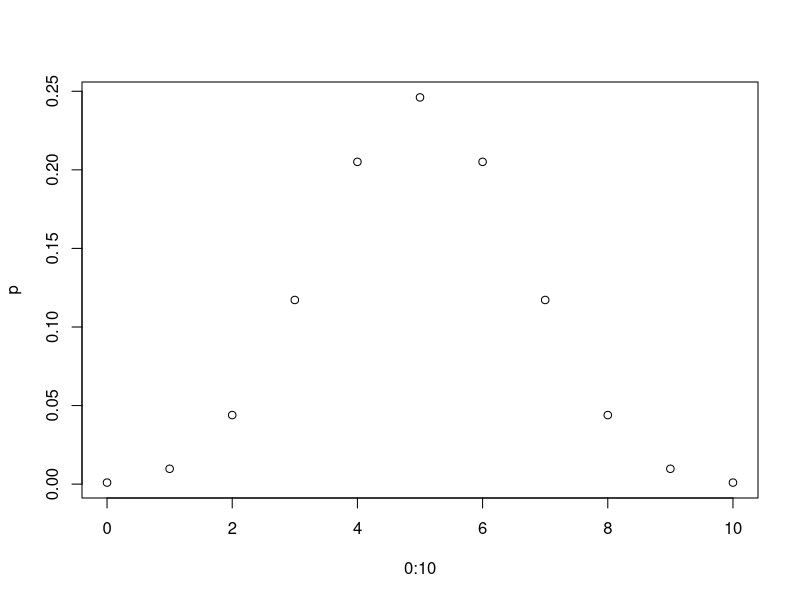
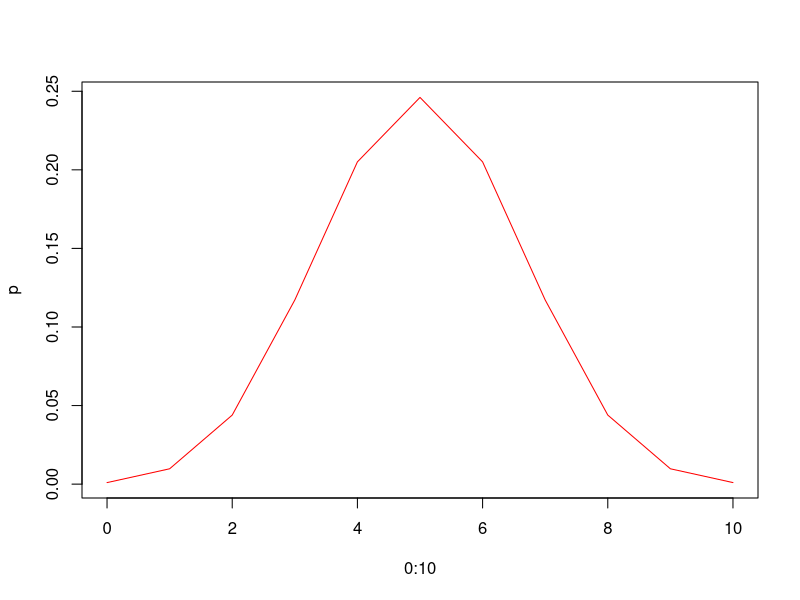
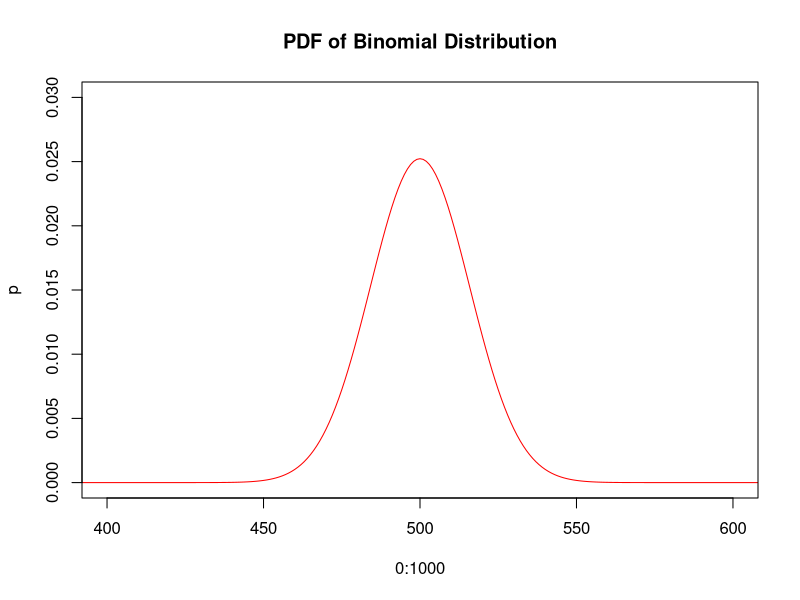
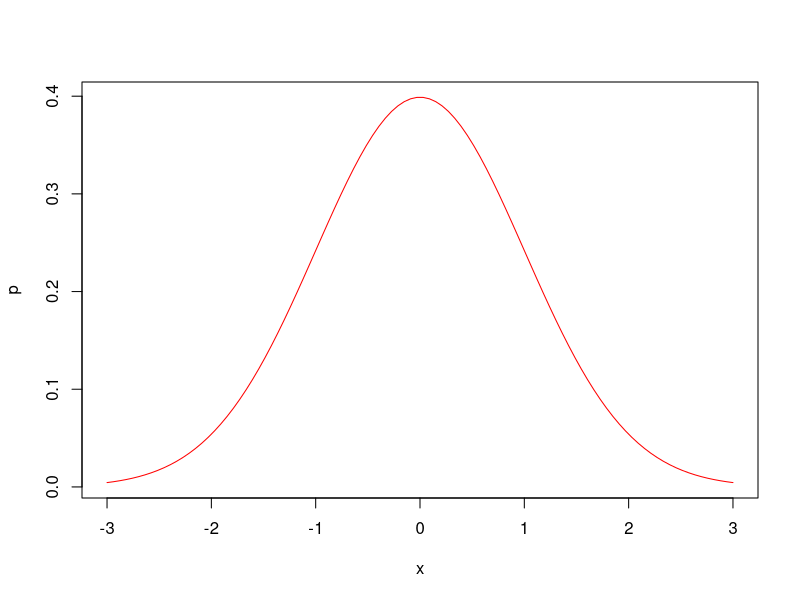
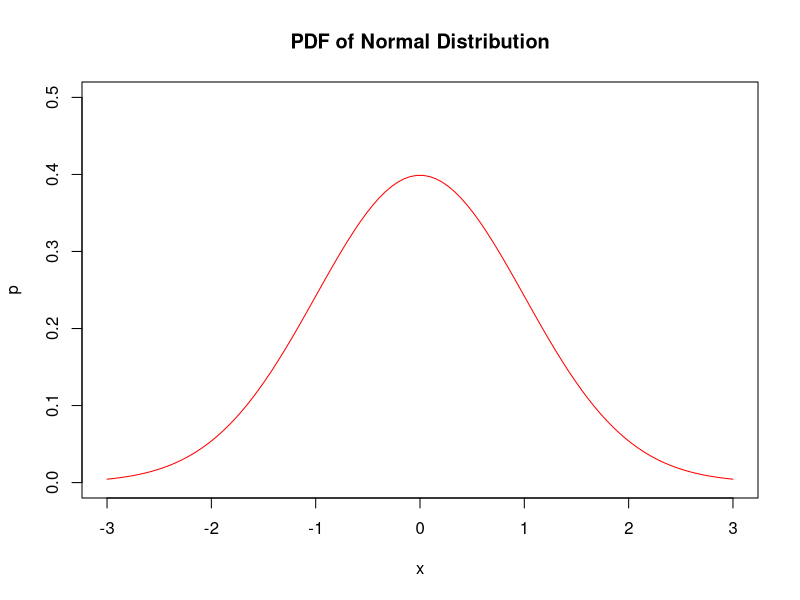
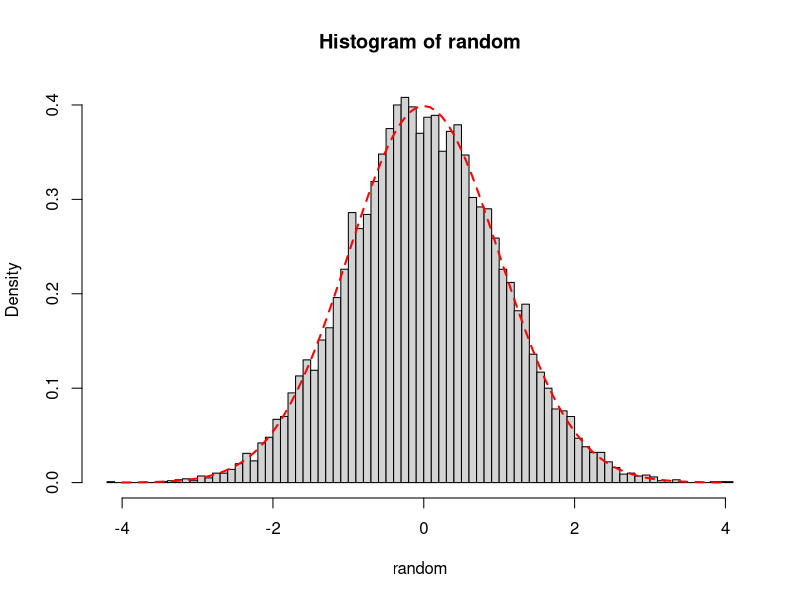
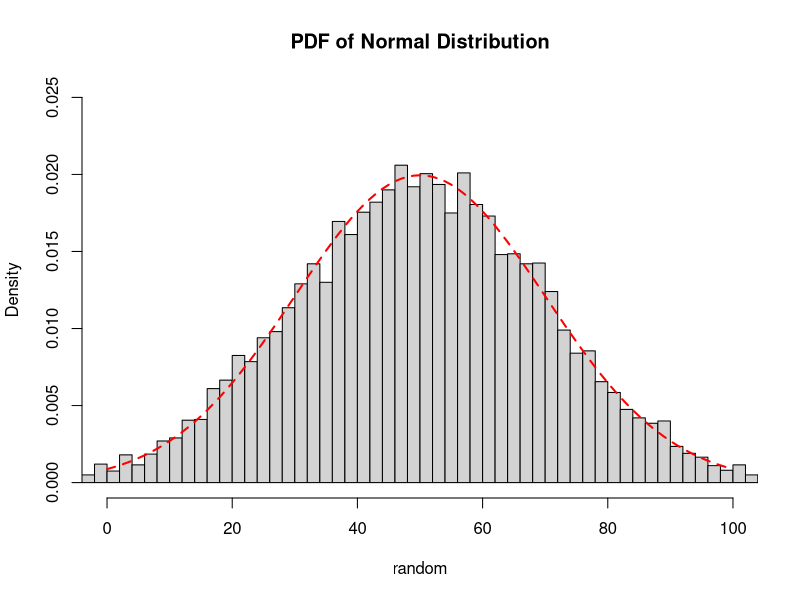

R code for these plots, in order:
# Event and Independent Trial

event <- factor(c('H', 'T'))
event 

trial <- sample(x = event, size = 10, replace = T)
trial

table(trial)
prop.table(table(trial))

trial <- sample(x = event, size = 100000, replace = T)
prop.table(table(trial))

event <- 1:6
trial <- sample(event, 10, replace = T)
trial
prop.table(table(trial))

trial <- sample(event, 100000, replace = T)
prop.table(table(trial))

# Binomial Distribution

?dbinom
dbinom(x=5, size=10, prob=0.5)

p <- dbinom(0:10, 10, 0.5)
p

plot(0:10, p)
plot(0:10, p, type="l", col="red")

p <- dbinom(0:1000, 1000, 0.5)
plot(0:1000, p, type="l", col="red",
     main = "PDF of Binomial Distribution",
     xlim=c(400, 600), ylim=c(0, 0.03))

sum(p)

# Normal(Gaussian) Distribution

dnorm(x=0, mean=0, sd=1)
x <- seq(-3, 3, length=100)
p <- dnorm(x, mean=0, sd=1)

plot(x, p, type="l", col="red")
plot(x, p, type="l", col="red",
     main = "PDF of Normal Distribution",
     xlim=c(-3, 3), ylim=c(0, 0.5))

pnorm(q=0, 0, 1)
pnorm(q=-1, 0, 1)
pnorm(q=1, 0, 1)
1 - pnorm(q=1, 0, 1)
pnorm(q=1, 0, 1, lower.tail=F)
pnorm(2, 0, 1, lower.tail=F)
pnorm(1.96, 0, 1, lower.tail=F)

qnorm(p=0.5, 0, 1)
qnorm(p=0.15, 0, 1)
qnorm(p=0.15, 0, 1, lower.tail=F)
qnorm(p=0.025, 0, 1)
qnorm(p=0.025, 0, 1, lower.tail=F)
qnorm(p=0.005, 0, 1)
qnorm(p=0.005, 0, 1, lower.tail=F)

random <- rnorm(n = 10000, 0, 1)
hist(random, breaks=100, freq = F)
x <- seq(-4, 4, length=200)
curve(dnorm(x), from = -4, to = 4, 
      add = T, col="red", lwd=2, lty=2)

random <- rnorm(n = 10000, mean=50, sd=20)
hist(random, breaks=100, freq = F,
     xlim=c(0, 100), ylim=c(0, 0.025),
     main="PDF of Normal Distribution")
x <- seq(0, 100, length=200)
curve(dnorm(x, 50, 20), from = 0, to = 100, 
      add = T, col="red", lwd=2, lty=2)

